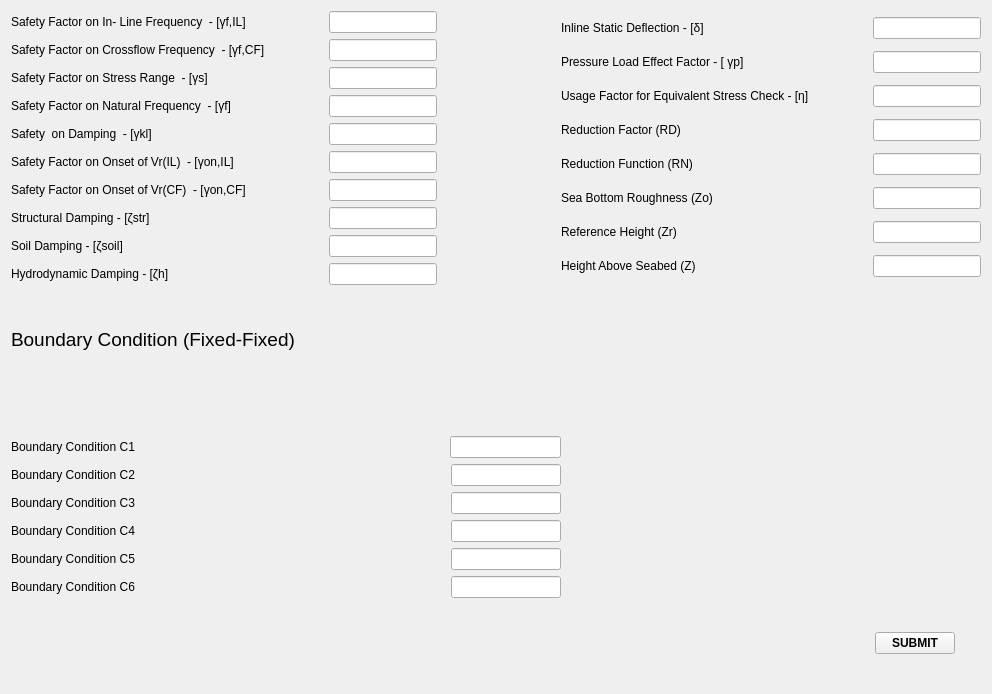
          <widget class="QWidget" name="tab_5">
           <attribute name="title">
            <string>Additional Input Data (DNV RP F105 and F101)</string>
           </attribute>
           <layout class="QGridLayout" name="gridLayout_4">
            <item row="3" column="0">
             <spacer name="verticalSpacer_9">
              <property name="orientation">
               <enum>Qt::Vertical</enum>
              </property>
              <property name="sizeHint" stdset="0">
               <size>
                <width>20</width>
                <height>37</height>
               </size>
              </property>
             </spacer>
            </item>
            <item row="4" column="0" colspan="2">
             <widget class="QLabel" name="boundary_condition_fixed_fixed_2">
              <property name="font">
               <font>
                <family>MS Shell Dlg 2</family>
                <pointsize>14</pointsize>
                <weight>50</weight>
                <italic>false</italic>
                <bold>false</bold>
               </font>
              </property>
              <property name="styleSheet">
               <string notr="true">font: 12pt &quot;Times New Roman&quot;;
background-color: #ffff;
font: 14pt &quot;MS Shell Dlg 2&quot;;</string>
              </property>
              <property name="text">
               <string>Boundary Condition (Fixed-Fixed)</string>
              </property>
             </widget>
            </item>
            <item row="5" column="1">
             <spacer name="verticalSpacer_6">
              <property name="orientation">
               <enum>Qt::Vertical</enum>
              </property>
              <property name="sizeHint" stdset="0">
               <size>
                <width>20</width>
                <height>79</height>
               </size>
              </property>
             </spacer>
            </item>
            <item row="6" column="0" colspan="4">
             <layout class="QVBoxLayout" name="verticalLayout_11">
              <item>
               <layout class="QHBoxLayout" name="horizontalLayout_124">
                <item>
                 <widget class="QLabel" name="usage_factor_for_equivalent_stress_check_7">
                  <property name="text">
                   <string>Boundary Condition C1                          </string>
                  </property>
                 </widget>
                </item>
                <item>
                 <spacer name="horizontalSpacer_139">
                  <property name="orientation">
                   <enum>Qt::Horizontal</enum>
                  </property>
                  <property name="sizeHint" stdset="0">
                   <size>
                    <width>40</width>
                    <height>20</height>
                   </size>
                  </property>
                 </spacer>
                </item>
                <item>
                 <spacer name="horizontalSpacer_73">
                  <property name="orientation">
                   <enum>Qt::Horizontal</enum>
                  </property>
                  <property name="sizeHint" stdset="0">
                   <size>
                    <width>40</width>
                    <height>20</height>
                   </size>
                  </property>
                 </spacer>
                </item>
                <item>
                 <widget class="QLineEdit" name="lineEdit_boundary_condition_C1"/>
                </item>
               </layout>
              </item>
              <item>
               <layout class="QHBoxLayout" name="horizontalLayout_125">
                <item>
                 <widget class="QLabel" name="usage_factor_for_equivalent_stress_check_8">
                  <property name="text">
                   <string>Boundary Condition C2                           </string>
                  </property>
                 </widget>
                </item>
                <item>
                 <spacer name="horizontalSpacer_141">
                  <property name="orientation">
                   <enum>Qt::Horizontal</enum>
                  </property>
                  <property name="sizeHint" stdset="0">
                   <size>
                    <width>40</width>
                    <height>20</height>
                   </size>
                  </property>
                 </spacer>
                </item>
                <item>
                 <spacer name="horizontalSpacer_74">
                  <property name="orientation">
                   <enum>Qt::Horizontal</enum>
                  </property>
                  <property name="sizeHint" stdset="0">
                   <size>
                    <width>40</width>
                    <height>20</height>
                   </size>
                  </property>
                 </spacer>
                </item>
                <item>
                 <widget class="QLineEdit" name="lineEdit_boundary_condition_C2"/>
                </item>
               </layout>
              </item>
              <item>
               <layout class="QHBoxLayout" name="horizontalLayout_126">
                <item>
                 <widget class="QLabel" name="usage_factor_for_equivalent_stress_check_9">
                  <property name="text">
                   <string>Boundary Condition C3                           </string>
                  </property>
                 </widget>
                </item>
                <item>
                 <spacer name="horizontalSpacer_142">
                  <property name="orientation">
                   <enum>Qt::Horizontal</enum>
                  </property>
                  <property name="sizeHint" stdset="0">
                   <size>
                    <width>40</width>
                    <height>20</height>
                   </size>
                  </property>
                 </spacer>
                </item>
                <item>
                 <spacer name="horizontalSpacer_75">
                  <property name="orientation">
                   <enum>Qt::Horizontal</enum>
                  </property>
                  <property name="sizeHint" stdset="0">
                   <size>
                    <width>40</width>
                    <height>20</height>
                   </size>
                  </property>
                 </spacer>
                </item>
                <item>
                 <widget class="QLineEdit" name="lineEdit_boundary_condition_C3"/>
                </item>
               </layout>
              </item>
              <item>
               <layout class="QHBoxLayout" name="horizontalLayout_127">
                <item>
                 <widget class="QLabel" name="usage_factor_for_equivalent_stress_check_10">
                  <property name="text">
                   <string>Boundary Condition C4                           </string>
                  </property>
                 </widget>
                </item>
                <item>
                 <spacer name="horizontalSpacer_143">
                  <property name="orientation">
                   <enum>Qt::Horizontal</enum>
                  </property>
                  <property name="sizeHint" stdset="0">
                   <size>
                    <width>40</width>
                    <height>20</height>
                   </size>
                  </property>
                 </spacer>
                </item>
                <item>
                 <spacer name="horizontalSpacer_78">
                  <property name="orientation">
                   <enum>Qt::Horizontal</enum>
                  </property>
                  <property name="sizeHint" stdset="0">
                   <size>
                    <width>40</width>
                    <height>20</height>
                   </size>
                  </property>
                 </spacer>
                </item>
                <item>
                 <widget class="QLineEdit" name="lineEdit_boundary_condition_C4"/>
                </item>
               </layout>
              </item>
              <item>
               <layout class="QHBoxLayout" name="horizontalLayout_128">
                <item>
                 <widget class="QLabel" name="usage_factor_for_equivalent_stress_check_11">
                  <property name="text">
                   <string>Boundary Condition C5                           </string>
                  </property>
                 </widget>
                </item>
                <item>
                 <spacer name="horizontalSpacer_144">
                  <property name="orientation">
                   <enum>Qt::Horizontal</enum>
                  </property>
                  <property name="sizeHint" stdset="0">
                   <size>
                    <width>40</width>
                    <height>20</height>
                   </size>
                  </property>
                 </spacer>
                </item>
                <item>
                 <spacer name="horizontalSpacer_79">
                  <property name="orientation">
                   <enum>Qt::Horizontal</enum>
                  </property>
                  <property name="sizeHint" stdset="0">
                   <size>
                    <width>40</width>
                    <height>20</height>
                   </size>
                  </property>
                 </spacer>
                </item>
                <item>
                 <widget class="QLineEdit" name="lineEdit_boundary_condition_C5"/>
                </item>
               </layout>
              </item>
              <item>
               <layout class="QHBoxLayout" name="horizontalLayout_129">
                <item>
                 <widget class="QLabel" name="usage_factor_for_equivalent_stress_check_12">
                  <property name="text">
                   <string>Boundary Condition C6                           </string>
                  </property>
                 </widget>
                </item>
                <item>
                 <spacer name="horizontalSpacer_145">
                  <property name="orientation">
                   <enum>Qt::Horizontal</enum>
                  </property>
                  <property name="sizeHint" stdset="0">
                   <size>
                    <width>40</width>
                    <height>20</height>
                   </size>
                  </property>
                 </spacer>
                </item>
                <item>
                 <spacer name="horizontalSpacer_80">
                  <property name="orientation">
                   <enum>Qt::Horizontal</enum>
                  </property>
                  <property name="sizeHint" stdset="0">
                   <size>
                    <width>40</width>
                    <height>20</height>
                   </size>
                  </property>
                 </spacer>
                </item>
                <item>
                 <widget class="QLineEdit" name="lineEdit_boundary_condition_C6"/>
                </item>
               </layout>
              </item>
             </layout>
            </item>
            <item row="6" column="4">
             <spacer name="horizontalSpacer_43">
              <property name="orientation">
               <enum>Qt::Horizontal</enum>
              </property>
              <property name="sizeHint" stdset="0">
               <size>
                <width>176</width>
                <height>20</height>
               </size>
              </property>
             </spacer>
            </item>
            <item row="7" column="5">
             <widget class="QPushButton" name="submitbutton">
              <property name="font">
               <font>
                <weight>75</weight>
                <bold>true</bold>
               </font>
              </property>
              <property name="text">
               <string>SUBMIT</string>
              </property>
             </widget>
            </item>
            <item row="7" column="6">
             <spacer name="verticalSpacer_5">
              <property name="orientation">
               <enum>Qt::Vertical</enum>
              </property>
              <property name="sizeHint" stdset="0">
               <size>
                <width>20</width>
                <height>79</height>
               </size>
              </property>
             </spacer>
            </item>
            <item row="0" column="3" rowspan="3" colspan="4">
             <layout class="QVBoxLayout" name="verticalLayout_6">
              <item>
               <layout class="QHBoxLayout" name="horizontalLayout_111">
                <item>
                 <widget class="QLabel" name="inline_static_deflection">
                  <property name="text">
                   <string>Inline Static Deflection - [δ]                                   </string>
                  </property>
                 </widget>
                </item>
                <item>
                 <spacer name="horizontalSpacer_72">
                  <property name="orientation">
                   <enum>Qt::Horizontal</enum>
                  </property>
                  <property name="sizeHint" stdset="0">
                   <size>
                    <width>40</width>
                    <height>20</height>
                   </size>
                  </property>
                 </spacer>
                </item>
                <item>
                 <widget class="QLineEdit" name="inline_static_deflection_lineEdit_2"/>
                </item>
               </layout>
              </item>
              <item>
               <layout class="QHBoxLayout" name="horizontalLayout_112">
                <item>
                 <widget class="QLabel" name="pressure_load_effect_factor">
                  <property name="text">
                   <string>Pressure Load Effect Factor - [ γp]                       </string>
                  </property>
                 </widget>
                </item>
                <item>
                 <spacer name="horizontalSpacer_123">
                  <property name="orientation">
                   <enum>Qt::Horizontal</enum>
                  </property>
                  <property name="sizeHint" stdset="0">
                   <size>
                    <width>40</width>
                    <height>20</height>
                   </size>
                  </property>
                 </spacer>
                </item>
                <item>
                 <widget class="QLineEdit" name="pressure_load_effect_factor_lineEdit_2"/>
                </item>
               </layout>
              </item>
              <item>
               <layout class="QHBoxLayout" name="horizontalLayout_113">
                <item>
                 <widget class="QLabel" name="usage_factor_for_equivalent_stress_check">
                  <property name="text">
                   <string>Usage Factor for Equivalent Stress Check - [η]    </string>
                  </property>
                 </widget>
                </item>
                <item>
                 <spacer name="horizontalSpacer_126">
                  <property name="orientation">
                   <enum>Qt::Horizontal</enum>
                  </property>
                  <property name="sizeHint" stdset="0">
                   <size>
                    <width>40</width>
                    <height>20</height>
                   </size>
                  </property>
                 </spacer>
                </item>
                <item>
                 <widget class="QLineEdit" name="usage_factor_for_equivalent_stress_check_lineEdit_2"/>
                </item>
               </layout>
              </item>
              <item>
               <layout class="QHBoxLayout" name="horizontalLayout_119">
                <item>
                 <widget class="QLabel" name="usage_factor_for_equivalent_stress_check_2">
                  <property name="text">
                   <string>Reduction Factor (RD)                                           </string>
                  </property>
                 </widget>
                </item>
                <item>
                 <spacer name="horizontalSpacer_132">
                  <property name="orientation">
                   <enum>Qt::Horizontal</enum>
                  </property>
                  <property name="sizeHint" stdset="0">
                   <size>
                    <width>40</width>
                    <height>20</height>
                   </size>
                  </property>
                 </spacer>
                </item>
                <item>
                 <widget class="QLineEdit" name="usage_factor_for_equivalent_stress_check_lineEdit_3"/>
                </item>
               </layout>
              </item>
              <item>
               <layout class="QHBoxLayout" name="horizontalLayout_120">
                <item>
                 <widget class="QLabel" name="usage_factor_for_equivalent_stress_check_3">
                  <property name="text">
                   <string>Reduction Function (RN)                                        </string>
                  </property>
                 </widget>
                </item>
                <item>
                 <spacer name="horizontalSpacer_133">
                  <property name="orientation">
                   <enum>Qt::Horizontal</enum>
                  </property>
                  <property name="sizeHint" stdset="0">
                   <size>
                    <width>40</width>
                    <height>20</height>
                   </size>
                  </property>
                 </spacer>
                </item>
                <item>
                 <widget class="QLineEdit" name="usage_factor_for_equivalent_stress_check_lineEdit_4"/>
                </item>
               </layout>
              </item>
              <item>
               <layout class="QHBoxLayout" name="horizontalLayout_121">
                <item>
                 <widget class="QLabel" name="usage_factor_for_equivalent_stress_check_4">
                  <property name="text">
                   <string>Sea Bottom Roughness (Zo)                                  </string>
                  </property>
                 </widget>
                </item>
                <item>
                 <spacer name="horizontalSpacer_136">
                  <property name="orientation">
                   <enum>Qt::Horizontal</enum>
                  </property>
                  <property name="sizeHint" stdset="0">
                   <size>
                    <width>40</width>
                    <height>20</height>
                   </size>
                  </property>
                 </spacer>
                </item>
                <item>
                 <widget class="QLineEdit" name="usage_factor_for_equivalent_stress_check_lineEdit_5"/>
                </item>
               </layout>
              </item>
              <item>
               <layout class="QHBoxLayout" name="horizontalLayout_122">
                <item>
                 <widget class="QLabel" name="usage_factor_for_equivalent_stress_check_5">
                  <property name="text">
                   <string>Reference Height (Zr)                                            </string>
                  </property>
                 </widget>
                </item>
                <item>
                 <spacer name="horizontalSpacer_138">
                  <property name="orientation">
                   <enum>Qt::Horizontal</enum>
                  </property>
                  <property name="sizeHint" stdset="0">
                   <size>
                    <width>40</width>
                    <height>20</height>
                   </size>
                  </property>
                 </spacer>
                </item>
                <item>
                 <widget class="QLineEdit" name="usage_factor_for_equivalent_stress_check_lineEdit_6"/>
                </item>
               </layout>
              </item>
              <item>
               <layout class="QHBoxLayout" name="horizontalLayout_123">
                <item>
                 <widget class="QLabel" name="usage_factor_for_equivalent_stress_check_6">
                  <property name="text">
                   <string>Height Above Seabed (Z)                                       </string>
                  </property>
                 </widget>
                </item>
                <item>
                 <spacer name="horizontalSpacer_140">
                  <property name="orientation">
                   <enum>Qt::Horizontal</enum>
                  </property>
                  <property name="sizeHint" stdset="0">
                   <size>
                    <width>40</width>
                    <height>20</height>
                   </size>
                  </property>
                 </spacer>
                </item>
                <item>
                 <widget class="QLineEdit" name="usage_factor_for_equivalent_stress_check_lineEdit_7"/>
                </item>
               </layout>
              </item>
             </layout>
            </item>
            <item row="0" column="0" rowspan="3" colspan="2">
             <layout class="QVBoxLayout" name="verticalLayout_3">
              <item>
               <layout class="QHBoxLayout" name="horizontalLayout_44">
                <item>
                 <widget class="QLabel" name="safety_factor_on_Inline_frequency">
                  <property name="text">
                   <string>Safety Factor on In- Line Frequency  - [γf,IL]        </string>
                  </property>
                 </widget>
                </item>
                <item>
                 <spacer name="horizontalSpacer_111">
                  <property name="orientation">
                   <enum>Qt::Horizontal</enum>
                  </property>
                  <property name="sizeHint" stdset="0">
                   <size>
                    <width>40</width>
                    <height>20</height>
                   </size>
                  </property>
                 </spacer>
                </item>
                <item>
                 <widget class="QLineEdit" name="safety_factor_on_Inline_frequency_lineEdit"/>
                </item>
               </layout>
              </item>
              <item>
               <layout class="QHBoxLayout" name="horizontalLayout_45">
                <item>
                 <widget class="QLabel" name="safety_factor_on_crossflow_frequency">
                  <property name="text">
                   <string>Safety Factor on Crossflow Frequency  - [γf,CF]   </string>
                  </property>
                 </widget>
                </item>
                <item>
                 <spacer name="horizontalSpacer_112">
                  <property name="orientation">
                   <enum>Qt::Horizontal</enum>
                  </property>
                  <property name="sizeHint" stdset="0">
                   <size>
                    <width>40</width>
                    <height>20</height>
                   </size>
                  </property>
                 </spacer>
                </item>
                <item>
                 <widget class="QLineEdit" name="safety_factor_on_crossflow_frequency_lineEdit"/>
                </item>
               </layout>
              </item>
              <item>
               <layout class="QHBoxLayout" name="horizontalLayout_46">
                <item>
                 <widget class="QLabel" name="safety_factor_on_stress_range">
                  <property name="text">
                   <string>Safety Factor on Stress Range  - [γs]                     </string>
                  </property>
                 </widget>
                </item>
                <item>
                 <spacer name="horizontalSpacer_113">
                  <property name="orientation">
                   <enum>Qt::Horizontal</enum>
                  </property>
                  <property name="sizeHint" stdset="0">
                   <size>
                    <width>40</width>
                    <height>20</height>
                   </size>
                  </property>
                 </spacer>
                </item>
                <item>
                 <widget class="QLineEdit" name="safety_factor_on_stress_range_lineEdit"/>
                </item>
               </layout>
              </item>
              <item>
               <layout class="QHBoxLayout" name="horizontalLayout_47">
                <item>
                 <widget class="QLabel" name="safety_factor_on_natural_frequency">
                  <property name="text">
                   <string>Safety Factor on Natural Frequency  - [γf]             </string>
                  </property>
                 </widget>
                </item>
                <item>
                 <spacer name="horizontalSpacer_114">
                  <property name="orientation">
                   <enum>Qt::Horizontal</enum>
                  </property>
                  <property name="sizeHint" stdset="0">
                   <size>
                    <width>40</width>
                    <height>20</height>
                   </size>
                  </property>
                 </spacer>
                </item>
                <item>
                 <widget class="QLineEdit" name="safety_factor_on_natural_frequency_lineEdit"/>
                </item>
               </layout>
              </item>
              <item>
               <layout class="QHBoxLayout" name="horizontalLayout_48">
                <item>
                 <widget class="QLabel" name="safety_on_damping">
                  <property name="text">
                   <string>Safety  on Damping  - [γkl]                                      </string>
                  </property>
                 </widget>
                </item>
                <item>
                 <spacer name="horizontalSpacer_115">
                  <property name="orientation">
                   <enum>Qt::Horizontal</enum>
                  </property>
                  <property name="sizeHint" stdset="0">
                   <size>
                    <width>40</width>
                    <height>20</height>
                   </size>
                  </property>
                 </spacer>
                </item>
                <item>
                 <widget class="QLineEdit" name="safety_on_damping_lineEdit"/>
                </item>
               </layout>
              </item>
              <item>
               <layout class="QHBoxLayout" name="horizontalLayout_49">
                <item>
                 <widget class="QLabel" name="safety_factor_on_onset_of_VrIL">
                  <property name="text">
                   <string>Safety Factor on Onset of Vr(IL)  - [γon,IL]           </string>
                  </property>
                 </widget>
                </item>
                <item>
                 <spacer name="horizontalSpacer_116">
                  <property name="orientation">
                   <enum>Qt::Horizontal</enum>
                  </property>
                  <property name="sizeHint" stdset="0">
                   <size>
                    <width>40</width>
                    <height>20</height>
                   </size>
                  </property>
                 </spacer>
                </item>
                <item>
                 <widget class="QLineEdit" name="safety_factor_on_onset_of_VrIL_lineEdit"/>
                </item>
               </layout>
              </item>
              <item>
               <layout class="QHBoxLayout" name="horizontalLayout_50">
                <item>
                 <widget class="QLabel" name="safety_factor_on_onset_of_VrCF">
                  <property name="text">
                   <string>Safety Factor on Onset of Vr(CF)  - [γon,CF]         </string>
                  </property>
                 </widget>
                </item>
                <item>
                 <spacer name="horizontalSpacer_117">
                  <property name="orientation">
                   <enum>Qt::Horizontal</enum>
                  </property>
                  <property name="sizeHint" stdset="0">
                   <size>
                    <width>40</width>
                    <height>20</height>
                   </size>
                  </property>
                 </spacer>
                </item>
                <item>
                 <widget class="QLineEdit" name="safety_factor_on_onset_of_VrCF_lineEdit"/>
                </item>
               </layout>
              </item>
              <item>
               <layout class="QHBoxLayout" name="horizontalLayout_114">
                <item>
                 <widget class="QLabel" name="structural_damping_2">
                  <property name="text">
                   <string>Structural Damping - [ζstr]                                       </string>
                  </property>
                 </widget>
                </item>
                <item>
                 <spacer name="horizontalSpacer_127">
                  <property name="orientation">
                   <enum>Qt::Horizontal</enum>
                  </property>
                  <property name="sizeHint" stdset="0">
                   <size>
                    <width>40</width>
                    <height>20</height>
                   </size>
                  </property>
                 </spacer>
                </item>
                <item>
                 <widget class="QLineEdit" name="structural_damping_lineEdit_3"/>
                </item>
               </layout>
              </item>
              <item>
               <layout class="QHBoxLayout" name="horizontalLayout_116">
                <item>
                 <widget class="QLabel" name="soil_damping_2">
                  <property name="text">
                   <string>Soil Damping - [ζsoil]                                                </string>
                  </property>
                 </widget>
                </item>
                <item>
                 <spacer name="horizontalSpacer_128">
                  <property name="orientation">
                   <enum>Qt::Horizontal</enum>
                  </property>
                  <property name="sizeHint" stdset="0">
                   <size>
                    <width>40</width>
                    <height>20</height>
                   </size>
                  </property>
                 </spacer>
                </item>
                <item>
                 <widget class="QLineEdit" name="soil_damping_lineEdit_3"/>
                </item>
               </layout>
              </item>
              <item>
               <layout class="QHBoxLayout" name="horizontalLayout_117">
                <item>
                 <widget class="QLabel" name="hydrodynamic_damping_2">
                  <property name="text">
                   <string>Hydrodynamic Damping - [ζh]                                  </string>
                  </property>
                 </widget>
                </item>
                <item>
                 <spacer name="horizontalSpacer_129">
                  <property name="orientation">
                   <enum>Qt::Horizontal</enum>
                  </property>
                  <property name="sizeHint" stdset="0">
                   <size>
                    <width>40</width>
                    <height>20</height>
                   </size>
                  </property>
                 </spacer>
                </item>
                <item>
                 <widget class="QLineEdit" name="hydrodynamic_damping_lineEdit_3"/>
                </item>
               </layout>
              </item>
             </layout>
            </item>
            <item row="0" column="2">
             <spacer name="horizontalSpacer_42">
              <property name="orientation">
               <enum>Qt::Horizontal</enum>
              </property>
              <property name="sizeHint" stdset="0">
               <size>
                <width>40</width>
                <height>20</height>
               </size>
              </property>
             </spacer>
            </item>
           </layout>
          </widget>
